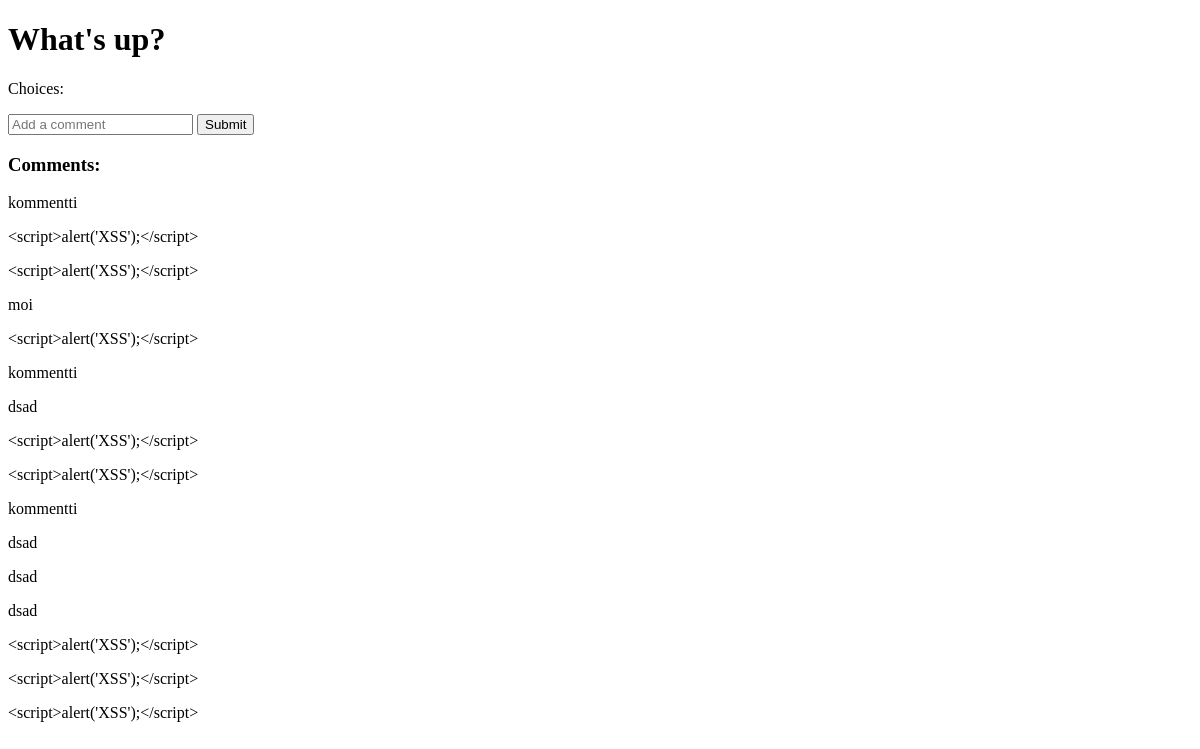
/polls/question/1/ (signed in), run on an earlier commit of the app's database.
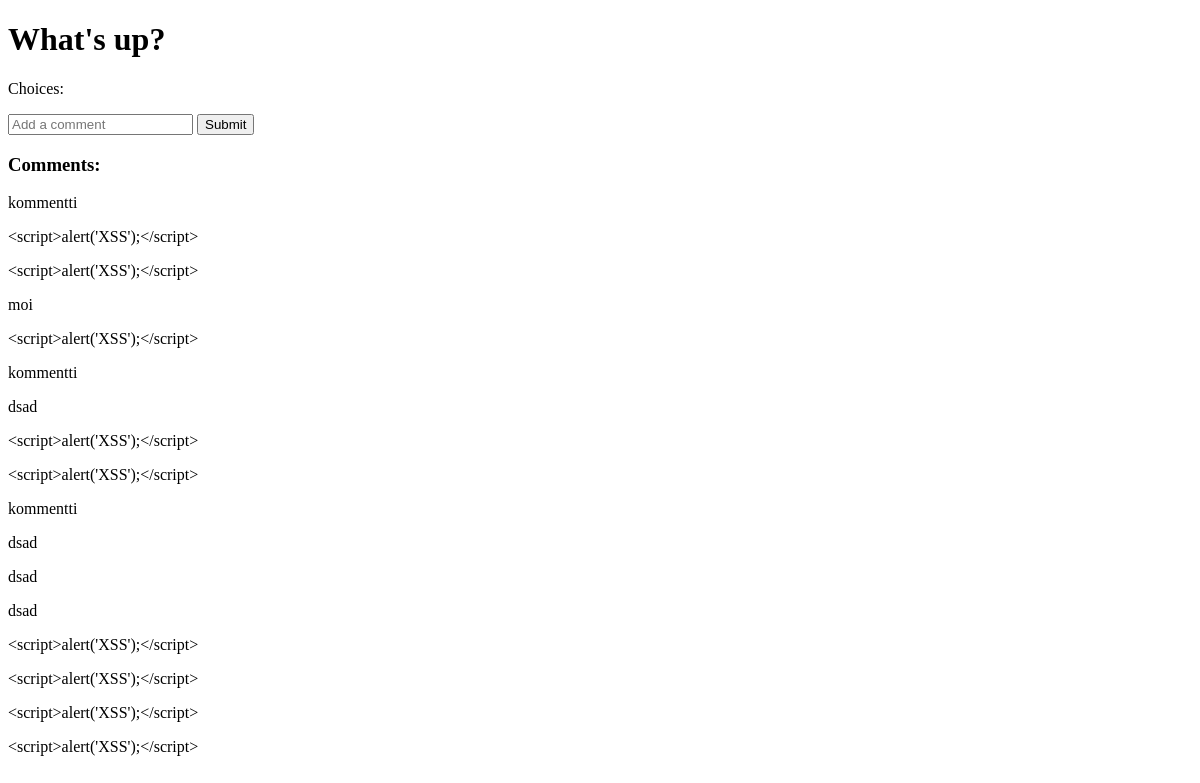
And on a later commit of the database.
### polls/models.py (models this page shows)
class Comment(models.Model):
    question = models.ForeignKey(Question, related_name='comments', on_delete=models.CASCADE)
    user = models.ForeignKey(User, on_delete=models.CASCADE)
    text = models.TextField()
    created_at = models.DateTimeField(auto_now_add=True)

### polls/views.py (the view, shortened to what this page needs)
# urls.py: path('question/<int:question_id>/', views.detail, name='detail'),
@login_required
def detail(request, question_id):
    question = get_object_or_404(Question, pk=question_id)
    if question.user != request.user:
        return HttpResponseForbidden("You do not have permission to access this resource.")
    comments = Comment.objects.filter(question=question)
    return render(request, 'polls/detail.html', {'question': question, 'comments': comments})

### polls/models.py (called while the page is built)
    def __str__(self):
        return self.question_text

### polls/templates/polls/detail.html (shortened to what this page needs)
<!DOCTYPE html>
<html>
<head>
</head>
<body>
    <h1>{{ question }}</h1>
    <p>Choices:</p>
    <form method="post" action="">
        <input type="text" name="comment" placeholder="Add a comment">
        <button type="submit">Submit</button>
    </form>
    <h3>Comments:</h3>
    <div>
        {% for comment in comments %}
            <p>{{ comment.text|escape }}</p>
        {% endfor %}
    </div>
</body>
</html>

What changed in the data, as far as the page shows it:
added Comment: text "<script>alert('XSS');</script>"
